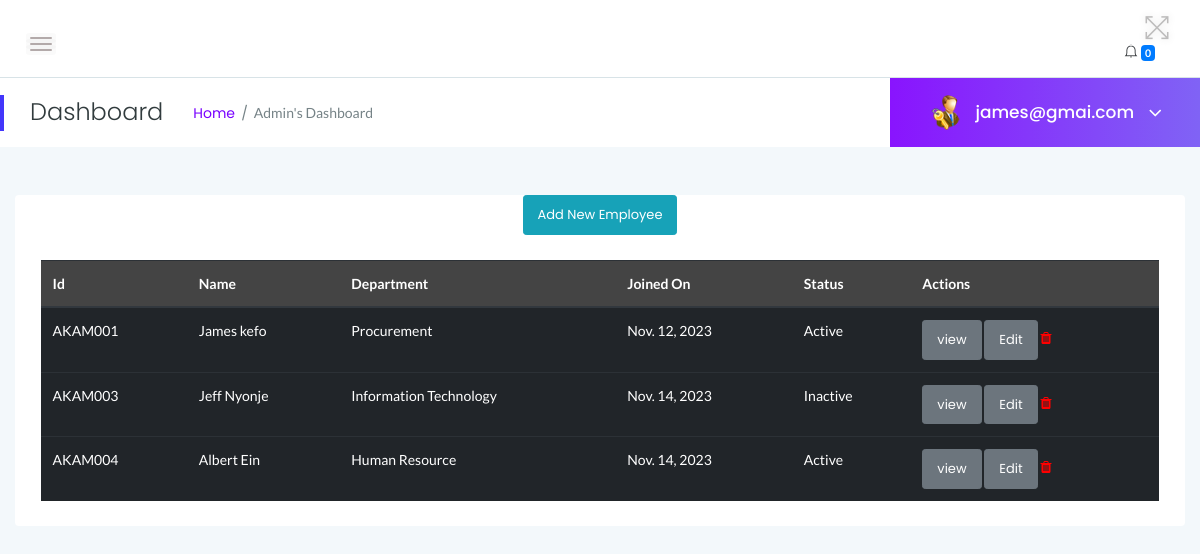
The app's page /myadmin/employees/ (signed in), older data.
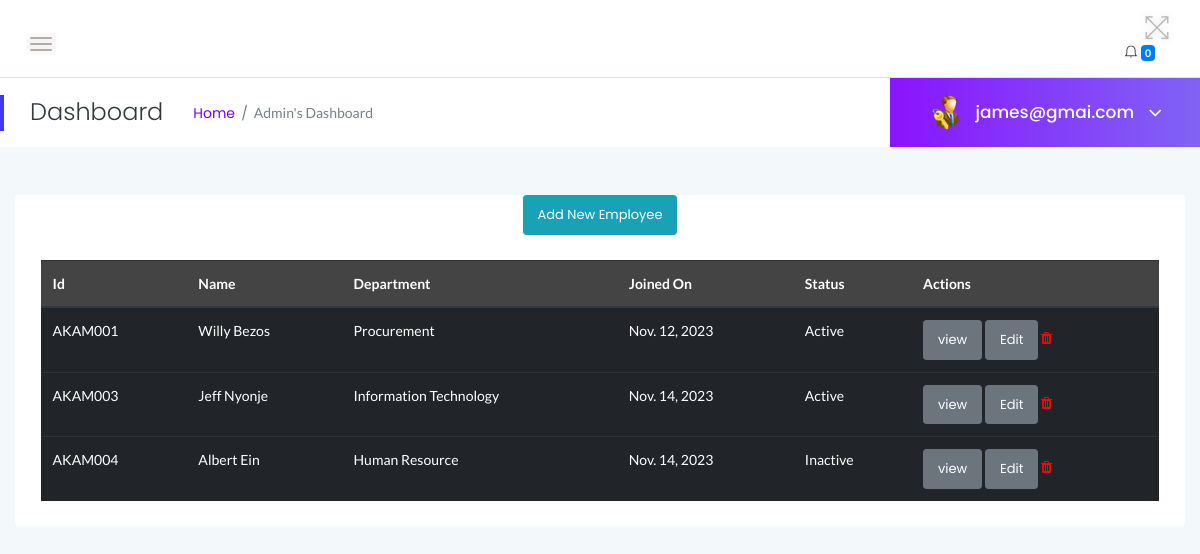
The same page, newer data.
### myadmin/models.py (models this page shows, shortened)
class Employee(models.Model):
    user = models.OneToOneField(User, on_delete=models.CASCADE, default=None)
    empcode = models.CharField(max_length=10, primary_key=True)
    firstName = models.CharField(max_length=100)
    lastName = models.CharField(max_length=100)
    email = models.EmailField()
    password = models.CharField(max_length=255)
    employee_type = models.CharField(
        max_length=10,
        choices=UN_CHOICES,
        default='Non-Union'
    )
    gender = models.CharField(
        max_length=10,
        choices=GENDER_CHOICES,
        default='Male'
    )
    dob = models.DateField(auto_now_add=True)
    department = models.ForeignKey(Department, on_delete=models.CASCADE)
    address = models.CharField(max_length=255, default="80100")
    city = models.CharField(max_length=100, default="Mombasa")
    country = models.CharField(max_length=100)
    mobileno = models.CharField(max_length=10)
    status = models.CharField(
        max_length=10,
        choices=EMP_CHOICES,
        default='Active'
    )
    CreationDate = models.DateField(auto_now_add=True)

class Department(models.Model):
    department_name = models.CharField(max_length=255)
    department_shortname = models.CharField(max_length=50)
    department_code = models.CharField(max_length=10)
    CreationDate = models.DateField(auto_now_add=True)
    def __str__(self):
        return self.department_name

### myadmin/views.py (the view)
# urls.py: path('employees/', views.employees, name='employees'),
@login_required
def employees(request):
    if not request.user.is_authenticated:
        return redirect('admin_login')  # Redirect to the appropriate URL
    msg = None
    if request.method == 'GET':
        if 'inid' in request.GET:
            id = request.GET.get('inid')
            status = "Inactive"
            employee = Employee.objects.get(id=id)
            employee.Status = status
            employee.save()
            return redirect('employees')
        if 'id' in request.GET:
            id = request.GET.get('id')
            status = "Active"
            employee = Employee.objects.get(id=id)
            employee.Status = status
            employee.save()
            return redirect('employees')
    employees = Employee.objects.all()
    context = {
        'employees': employees,
        'msg': msg
    }
    return render(request, 'admin/employees.html', context)

### myadmin/templates/admin/employees.html (shortened to what this page needs)
{% extends 'admin/main.html' %}
{% block content %}
 <center><a href="{% url 'myadmin:add_employee' %}" class="btn btn-sm btn-info">Add New Employee</a></center>
                        <div class="card-body">
                            <div class="data-tables datatable-dark">
<table class="table table-dark table-borderless mb-0">
  <thead>
    <tr>
      <th scope="col">Id</th>
      <th scope="col">Name</th>
      <th scope="col">Department</th>
      <th scope="col">Joined On</th>
      <th scope="col">Status</th>
      <th scope="col">Actions</th>
    </tr>
  </thead>
  <tbody>
    {% for employee in employees %}
    <tr>
      <td scope="row">{{ employee.empcode }}</td>
      <td>{{ employee.firstName }} {{ employee.lastName }}</td>
      <td>{{ employee.department }}</td>
      <td>{{ employee.CreationDate }}</td>
      <td>{{ employee.status }}</td>
      <td>
          <a href="{% url 'myadmin:view_employee' employee.empcode   %}" class="btn btn-secondary btn-sm">view</a>
          <a href="{% url 'myadmin:update_employee' employee.empcode   %}" class="btn btn-secondary btn-sm">Edit</a>
          <a href="{% url 'myadmin:delete_employee' %}?del={{ employee.empcode }}" onclick="return confirm('Do you want to delete?')">
                                                        <i class="fa fa-trash" style="color:red"></i>
                                                    </a>
      </td>
    </tr>
    {% endfor %}
  </tbody>
</table>
{% endblock content %}

Row changes from the older to the newer data that the page shows:
changed Employee "AKAM001": firstName "James" → "Willy"; lastName "kefo" → "Bezos"
changed Employee "AKAM003": status "Inactive" → "Active"
changed Employee "AKAM004": status "Active" → "Inactive"
